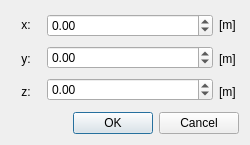
<?xml version="1.0" encoding="UTF-8"?>
<ui version="4.0">
 <class>RefPosDialog</class>
 <widget class="QDialog" name="RefPosDialog">
  <property name="geometry">
   <rect>
    <x>0</x>
    <y>0</y>
    <width>250</width>
    <height>145</height>
   </rect>
  </property>
  <property name="minimumSize">
   <size>
    <width>186</width>
    <height>145</height>
   </size>
  </property>
  <property name="maximumSize">
   <size>
    <width>16777215</width>
    <height>145</height>
   </size>
  </property>
  <property name="windowTitle">
   <string>Set WGS84 Reference Position</string>
  </property>
  <layout class="QGridLayout" name="gridLayout">
   <item row="0" column="0">
    <layout class="QVBoxLayout" name="verticalLayout">
     <item>
      <layout class="QHBoxLayout" name="horizontalLayout_2">
       <item>
        <layout class="QVBoxLayout" name="verticalLayout_2">
         <property name="sizeConstraint">
          <enum>QLayout::SetDefaultConstraint</enum>
         </property>
         <item>
          <widget class="QLabel" name="label">
           <property name="minimumSize">
            <size>
             <width>30</width>
             <height>0</height>
            </size>
           </property>
           <property name="maximumSize">
            <size>
             <width>30</width>
             <height>16777215</height>
            </size>
           </property>
           <property name="text">
            <string>x:</string>
           </property>
           <property name="alignment">
            <set>Qt::AlignCenter</set>
           </property>
          </widget>
         </item>
         <item>
          <widget class="QLabel" name="label_2">
           <property name="minimumSize">
            <size>
             <width>30</width>
             <height>0</height>
            </size>
           </property>
           <property name="maximumSize">
            <size>
             <width>30</width>
             <height>16777215</height>
            </size>
           </property>
           <property name="text">
            <string>y:</string>
           </property>
           <property name="alignment">
            <set>Qt::AlignCenter</set>
           </property>
          </widget>
         </item>
         <item>
          <widget class="QLabel" name="label_3">
           <property name="minimumSize">
            <size>
             <width>30</width>
             <height>0</height>
            </size>
           </property>
           <property name="maximumSize">
            <size>
             <width>30</width>
             <height>16777215</height>
            </size>
           </property>
           <property name="text">
            <string>z:</string>
           </property>
           <property name="alignment">
            <set>Qt::AlignCenter</set>
           </property>
          </widget>
         </item>
        </layout>
       </item>
       <item>
        <layout class="QVBoxLayout" name="verticalLayout_3">
         <item>
          <widget class="QDoubleSpinBox" name="doubleSpinBox_x">
           <property name="minimum">
            <double>-100000000.000000000000000</double>
           </property>
           <property name="maximum">
            <double>100000000.000000000000000</double>
           </property>
          </widget>
         </item>
         <item>
          <widget class="QDoubleSpinBox" name="doubleSpinBox_y">
           <property name="minimum">
            <double>-100000000.000000000000000</double>
           </property>
           <property name="maximum">
            <double>100000000.000000000000000</double>
           </property>
          </widget>
         </item>
         <item>
          <widget class="QDoubleSpinBox" name="doubleSpinBox_z">
           <property name="minimum">
            <double>-100000000.000000000000000</double>
           </property>
           <property name="maximum">
            <double>100000000.000000000000000</double>
           </property>
          </widget>
         </item>
        </layout>
       </item>
       <item>
        <layout class="QVBoxLayout" name="verticalLayout_4">
         <item>
          <widget class="QLabel" name="label_4">
           <property name="maximumSize">
            <size>
             <width>20</width>
             <height>16777215</height>
            </size>
           </property>
           <property name="text">
            <string>[m]</string>
           </property>
          </widget>
         </item>
         <item>
          <widget class="QLabel" name="label_5">
           <property name="maximumSize">
            <size>
             <width>20</width>
             <height>16777215</height>
            </size>
           </property>
           <property name="text">
            <string>[m]</string>
           </property>
          </widget>
         </item>
         <item>
          <widget class="QLabel" name="label_6">
           <property name="maximumSize">
            <size>
             <width>20</width>
             <height>16777215</height>
            </size>
           </property>
           <property name="text">
            <string>[m]</string>
           </property>
          </widget>
         </item>
        </layout>
       </item>
      </layout>
     </item>
     <item>
      <widget class="QDialogButtonBox" name="buttonBox">
       <property name="orientation">
        <enum>Qt::Horizontal</enum>
       </property>
       <property name="standardButtons">
        <set>QDialogButtonBox::Cancel|QDialogButtonBox::Ok</set>
       </property>
      </widget>
     </item>
    </layout>
   </item>
  </layout>
 </widget>
 <resources/>
 <connections>
  <connection>
   <sender>buttonBox</sender>
   <signal>accepted()</signal>
   <receiver>RefPosDialog</receiver>
   <slot>accept()</slot>
   <hints>
    <hint type="sourcelabel">
     <x>248</x>
     <y>254</y>
    </hint>
    <hint type="destinationlabel">
     <x>157</x>
     <y>274</y>
    </hint>
   </hints>
  </connection>
  <connection>
   <sender>buttonBox</sender>
   <signal>rejected()</signal>
   <receiver>RefPosDialog</receiver>
   <slot>reject()</slot>
   <hints>
    <hint type="sourcelabel">
     <x>316</x>
     <y>260</y>
    </hint>
    <hint type="destinationlabel">
     <x>286</x>
     <y>274</y>
    </hint>
   </hints>
  </connection>
 </connections>
</ui>
